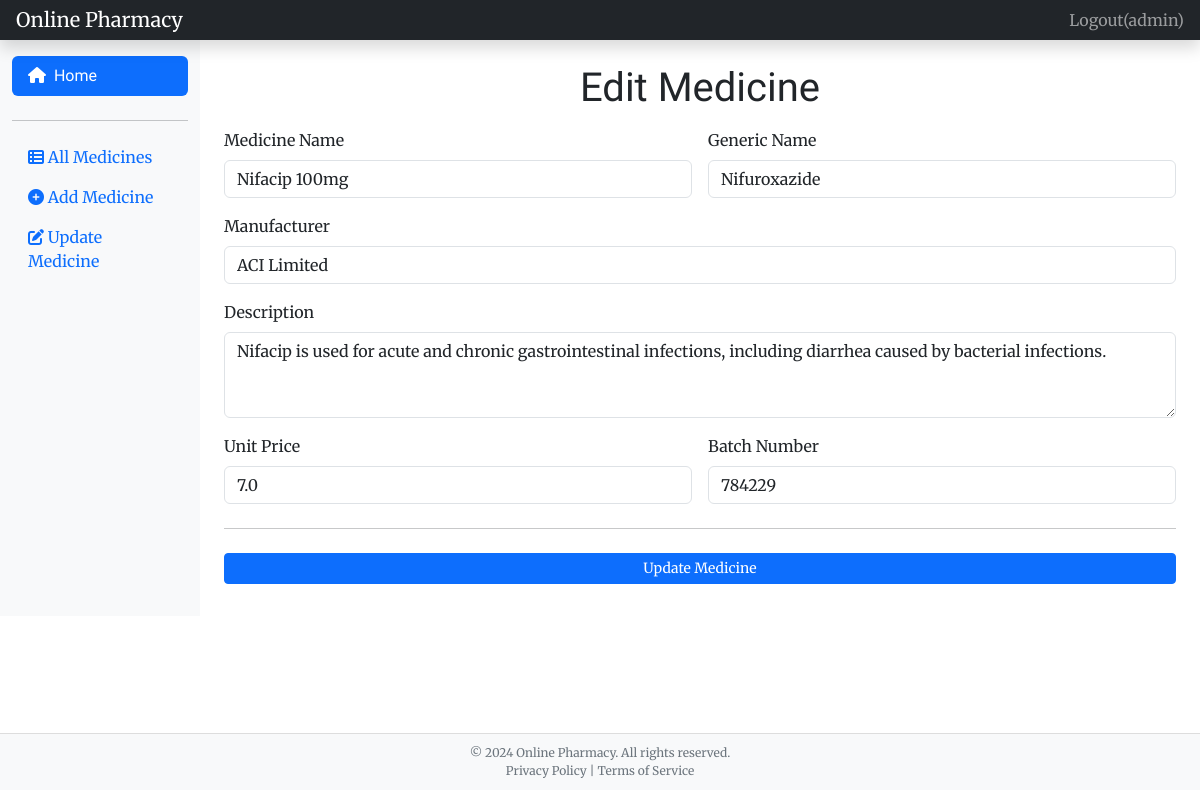
The page /edit_medicine/3/ (signed in) on the database its author committed.
### medicine/models.py (models this page shows, shortened)
class Medicine(models.Model):
    name = models.CharField(max_length=100)
    generic_name = models.CharField(max_length=100)
    manufacturer = models.CharField(max_length=100)
    description = models.TextField()
    price = models.FloatField()
    batch_number = models.IntegerField()

### medicine/views.py (the view, shortened to what this page needs)
# urls.py: path('edit_medicine/<int:medicine_id>/', login_required(AddOrEditMedicineView.as_view()), name='edit-medicine'),
class AddOrEditMedicineView(View):
    def get(self, request, medicine_id=None):
        medicine = None
        if medicine_id:
            medicine = get_object_or_404(Medicine, id=medicine_id)
        return render(request, 'add-medicine.html', {'medicine': medicine})

### templates/add-medicine.html (shortened to what this page needs)
{% extends 'base.html' %}
{% load static %}
{% block content %}
<main class="col-md-9 ms-sm-auto col-lg-10 px-md-4" style="max-height: 90vh; overflow-y: auto; padding-bottom: 2rem;">
    <br>
<h1 class="mb-3" style="font-family: 'Pattaya', sans-serif; text-align: center">
        {% if medicine %}Edit Medicine{% else %}Add Medicine{% endif %}
    </h1>
    <form class="needs-validation" method="post" action="{% if medicine %}{% url 'edit-medicine' medicine.id %}{% else %}{% url 'add-medicine' %}{% endif %}">
        <div class="row g-3">
            <div class="col-md-6 col-lg-6 col-sm-12">
                <label for="name" class="form-label">Medicine Name</label>
                <input type="text" class="form-control" id="name" name="name" placeholder="Medicine Name" required value="{{ medicine.name|default_if_none:'' }}">
            </div>
            <div class="col-md-6 col-lg-6 col-sm-12">
                <label for="generic_name" class="form-label">Generic Name</label>
                <input type="text" class="form-control" id="generic_name" name="generic_name" placeholder="Generic Name" required value="{{ medicine.generic_name|default_if_none:'' }}">
            </div>
            <div class="col-md-12 col-lg-12 col-sm-12">
                <label for="manufacturer" class="form-label">Manufacturer</label>
                <input type="text" class="form-control" id="manufacturer" name="manufacturer" placeholder="Manufacturer Name" required value="{{ medicine.manufacturer|default_if_none:'' }}">
            </div>
            <div class="col-md-12 col-lg-12 col-sm-12">
                <label for="description" class="form-label">Description</label>
                <textarea class="form-control" id="description" name="description" placeholder="Medicine Description" rows="3" required>{{ medicine.description|default_if_none:'' }}</textarea>
            </div>
            <div class="col-md-6 col-lg-6 col-sm-12">
                <label for="price" class="form-label">Unit Price</label>
                <input type="number" step="0.01" class="form-control" id="price" name="price" placeholder="Price" required value="{{ medicine.price|default_if_none:'' }}">
            </div>
            <div class="col-md-6 col-lg-6 col-sm-12">
                <label for="batch_number" class="form-label">Batch Number</label>
                <input type="number" class="form-control" id="batch_number" name="batch_number" placeholder="Batch Number" required value="{{ medicine.batch_number|default_if_none:'' }}">
            </div>
        </div>
        <hr class="my-4">
        <button class="w-100 btn btn-primary btn-sm" type="submit">
            {% if medicine %}Update Medicine{% else %}Add Medicine{% endif %}
        </button>
    </form>
</main>
{% block footer %}
<footer style=" position: absolute; bottom: 10px; width: 100%; text-align: center; padding: 10px; background-color: #f8f9fa; border-top: 1px solid #ddd;">
    <p style="font-size: 12px; color: #6c757d; margin: 0;">&copy; 2024 Online Pharmacy. All rights reserved.</p>
    <p style="font-size: 12px; color: #6c757d; margin: 0;">Privacy Policy | Terms of Service</p>
</footer>
{% endblock %}
{% endblock %}

### templates/base.html (shortened to what this page needs)
<!doctype html>
{% load static %}
<html lang="en">
<head>
    <link rel="stylesheet" href="https://cdnjs.cloudflare.com/ajax/libs/bootstrap/5.3.0/css/bootstrap.min.css">
    <link rel="stylesheet" href="https://cdnjs.cloudflare.com/ajax/libs/font-awesome/6.0.0-beta3/css/all.min.css">
    <link rel="stylesheet" href="{% static 'css/main.css' %}">
</head>
<body>
<header class="navbar navbar-dark sticky-top bg-dark flex-md-nowrap p-0 shadow">
    <a class="navbar-brand col-md-3 col-lg-2 me-0 px-3" href="{% url 'index' %}">Online Pharmacy</a>
    <ul class="navbar-nav px-3 flex-row">
        {% if not request.user.is_authenticated %}
        <li class="nav-item text-nowrap">
            <a class="nav-link text-white" href="{% url 'login' %}">Login</a>
        </li>
        {% else %}
        <li class="nav-item text-nowrap ms-3">
            <form action="{% url 'logout' %}" method="post">
    <button class="nav-link" type="submit">Logout({{ request.user.username }})</button>
</form>
        </li>
        {% endif %}
    </ul>
</header>
<div class="container-fluid">
    <div class="row">
        <nav id="sidebarMenu" class="col-md-3 col-lg-2 d-md-block bg-light sidebar collapse">
            <div class="position-sticky pt-3">
                <ul class="nav flex-column">
                    <li class="nav-item">
                        <a class="nav-link text-white bg-primary py-2 mb-2 rounded dashboard" href="{% url 'index' %}">
                            <i class="fas fa-home"></i>&nbsp;&nbsp;Home
                        </a>
                    </li>
                    <hr>
                    <li class="nav-item">
                        <a class="nav-link active" href="{% url 'medicines-list' %}">
                            <i class="fas fa-th-list"></i> All Medicines
                        </a>
                    </li>
                    <li class="nav-item">
                        <a class="nav-link" href="{% url 'add-medicine' %}">
                            <i class="fas fa-plus-circle"></i> Add Medicine
                        </a>
                    </li>
                    <li class="nav-item">
                        <a class="nav-link" href="{% url 'update-medicines' %}">
                            <i class="fas fa-edit"></i> Update Medicine
                        </a>
                    </li>
                </ul>
            </div>
        </nav>
    {% block content %} {% endblock %}
    </div>
</div>
{% block footer %}{% endblock %}
</body>
</html>

### templates/base.html (style rules this page uses)
body { font-family: 'Merriweather', serif; }
h3, .dashboard { font-family: 'Pattaya', sans-serif; }

### rows shown on the page
Medicine: name "Nifacip 100mg", generic_name "Nifuroxazide", manufacturer "ACI Limited", description "Nifacip is used for acute and chronic gastrointestinal infections, including diarrhea caused by bacterial infections.", price "7.0", batch_number "784229"

### other values the page prints
{{ request.user.username }} "admin"
